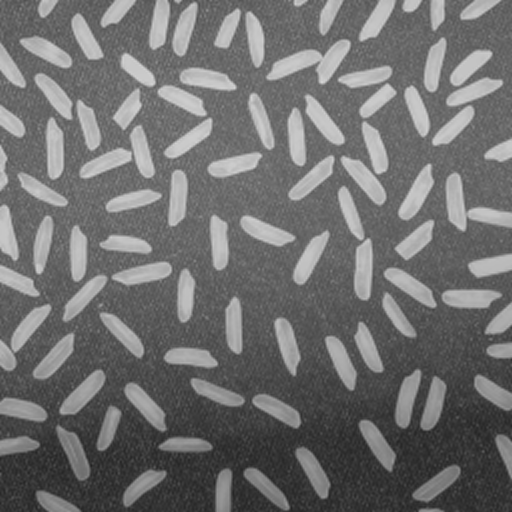
#> input picture 13.threshold/rice.png, 512 x 512 px
$ python threshold.py
#> lines starting #> are read from the running program, lines starting #| are printed output that depends on the picture; after the words box and inside, x2 and y2 are one past the last pixel; in counts of white or black regions, pixels touching at a corner belong together
import cv2
import numpy as np


def get_hist(src):
    hist = np.zeros((256,))
    h, w = src.shape
    for row in range(h):
        for col in range(w):
            hist[src[row, col]] += 1
    return hist

def threshold(src, value):
    h, w = src.shape
    dst = np.zeros((h, w), dtype=np.uint8)
    for row in range(h):
        for col in range(w):
            if src[row, col] <= value:
                dst[row, col] = 0
            else:
                dst[row, col] = 255
    return dst


def get_threshold(src, type='rice'):
    hist = get_hist(src) #[] 0~255(256)개 각 픽셀마다 몇개 씩 있는지
    intensity = np.array([i for i in range(256)])
    h, w = src.shape

    if type == 'rice':
        p = hist * (1 / (h * w))
    else:  # 'meat'
        hist[0] = 0
        p = hist * (1 / (h * w))

    k_opt_warw = []
    k_opt_warb = []
    for k in range(256):
        q1 = np.sum(p[:k])
        q2 = np.sum(p[k:])

        # 굳이 할 필요 없는 경우
        if q1 == 0 or q2 == 0:
            k_opt_warw.append(np.inf)
            k_opt_warb.append(0)
            continue

        m1 = np.sum(intensity[:k] * p[:k]) / q1
        m2 = np.sum(intensity[k:] * p[k:]) / q2
        mg = np.sum(intensity * p)
        # mg2 = q1 * m1 + q2 * m2  # 둘이 같음
        var1 = np.sum(np.square(intensity[k] - m1) * p[k]) * (1/q1)
        var2 = np.sum(np.square(intensity[k] - m2) * p[k]) * (1/q2)
        # varg = np.sum(np.square(intensity - mg)*p)

        # 실수(float)라 약간의 오차가 있을 수 있음
        # assert np.abs((q1 + q2) - 1) < 1E-6
        # assert np.abs((q1 * m1 + q2 * m2) - mg) < 1E-6

        # 각각 한 줄로 작성하세요 (varw, varb)
        varw = (q1 * var1) + (q2 * var2)
        varb = q1 * q2 * (np.square(m1-m2))

        k_opt_warw.append(varw)
        k_opt_warb.append(varb)

    k_opt_warw = np.array(k_opt_warw)
    k_opt_warb = np.array(k_opt_warb)

    # 2개의 결과가 같아야 함
    # assert k_opt_warw.argmin() == k_opt_warb.argmax()

    dst = threshold(src, k_opt_warb.argmax())
    return dst, k_opt_warb.argmax()


def rice_main():
    src = cv2.imread('rice.png', cv2.IMREAD_GRAYSCALE)
#> src is the input picture: shape (512, 512); min 33, max 214, mean 111.3
    val, _ = cv2.threshold(src, 0, 255, cv2.THRESH_OTSU)
#> val = 131
    print('< cv2.threshold >')
    print(val)
#| 131.0
    dst, threshold_value = get_threshold(src)
#> in get_threshold, `hist = get_hist(src)`: hist = 256 values, max 5845 at index 104, min 0 at index 0, mean 1024
#> in get_threshold, `p = hist * (1 / (h * w))`: p = 256 values, max 0.0223 at index 104, min 0 at index 0, mean 0.00391
#> the loop in get_threshold, `for k in range(256):` made 256 passes
#> (q1, q2) on passes 1 to 3: (0, 1), (0, 1), (0, 1)
#> after the loop in get_threshold, `for k in range(256):`: k_opt_warb = 256 values, max 1348.7 at index 132, min 0 at index 0, mean 556.1; k_opt_warw = 256 items, first 6: inf, inf, inf, inf, inf, inf
#> after the loop in threshold, `for row in range(h):`:
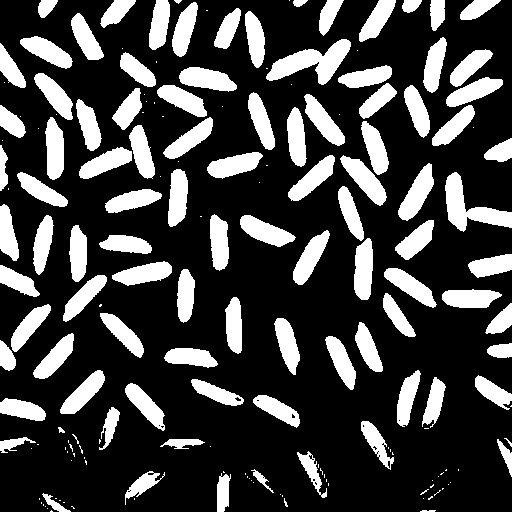
#> dst: shape (512, 512); 25.7% white; 183 white regions (85 under 20 px), largest, box (x1, y1, x2, y2) and area: (266, 39, 351, 85) 1734, (445, 172, 512, 232) 1587, (398, 163, 434, 221) 992
#> threshold_value = 132
    print('< get_threshold >')
    print(threshold_value)
#| 132

    cv2.imshow('original', src)
    cv2.imshow('threshold', dst)
    cv2.waitKey()
    cv2.destroyAllWindows()


def meat_main():
    meat = cv2.imread('meat.png', cv2.IMREAD_GRAYSCALE)
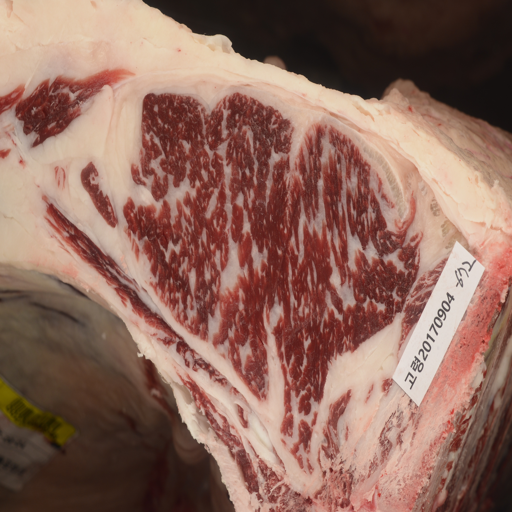
#> input picture 13.threshold/meat.png, 512 x 512 px
#> meat: shape (512, 512); min 15, max 230, mean 114.7
    mask = cv2.imread('mask.TIFF', cv2.IMREAD_GRAYSCALE)
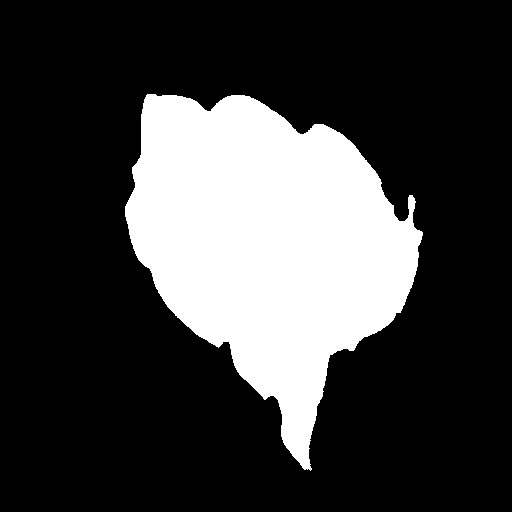
#> input picture 13.threshold/mask.TIFF, 512 x 512 px
#> mask: shape (512, 512); 24.3% white; 1 white region, box (x1, y1, x2, y2) and area: (125, 94, 423, 471) 63709
    h, w = mask.shape
#> h = 512; w = 512

    dst = np.zeros((h,w))
    for i in range(h):
        for j in range(w):
            if mask[i,j] == 255:
                dst[i,j] = meat[i,j]
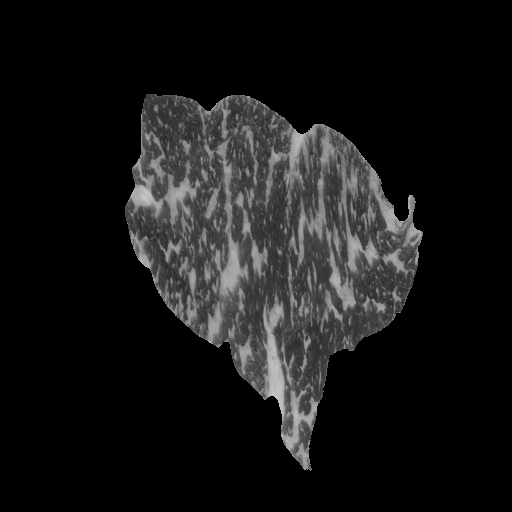
#> dst: shape (512, 512) float64; min 0, max 198, mean 22.5
    target1 = dst.astype('uint8')
    target = mask - target1
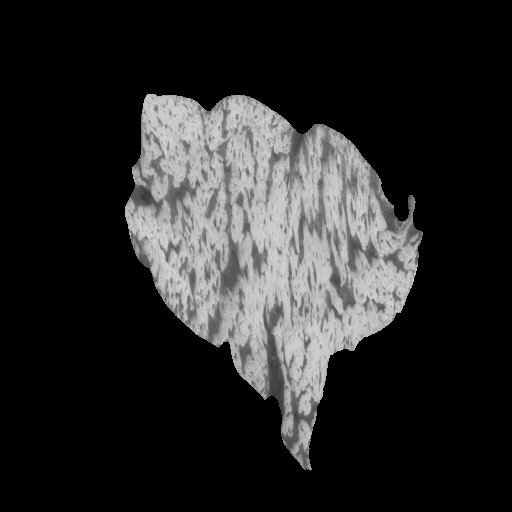
#> target: shape (512, 512); min 0, max 217, mean 39.4

    target, threshold_value = get_threshold(target, 'meat')
#> the loop in get_threshold (call 2), `for k in range(256):` made 256 passes
#> (q1, q2) on passes 1 to 3: (0, 0.243), (0, 0.243), (0, 0.243)
#> call 2 of threshold, with value = 151
#> after the loop in threshold (call 2), `for row in range(h):`:
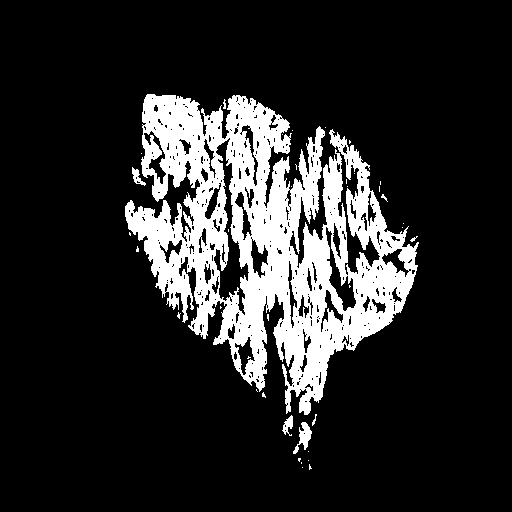
#> dst: shape (512, 512); 16.4% white; 38 white regions (31 under 20 px), largest, box (x1, y1, x2, y2) and area: (125, 94, 419, 415) 42215, (293, 422, 312, 454) 255, (282, 415, 293, 436) 120
#> threshold_value = 151
    proto = target / np.max(target) # 255 값 0~1값으로 노말라이즈 #잘린모습
    cv2.imshow('target', target)


    nomal = meat /np.max(meat)
    final = np.zeros((512,512))
    for i in range(h):
        for j in range(w):
            if target[i,j] == 0:
                final[i,j] = nomal[i,j]
            else:
                final[i,j] = proto[i,j]
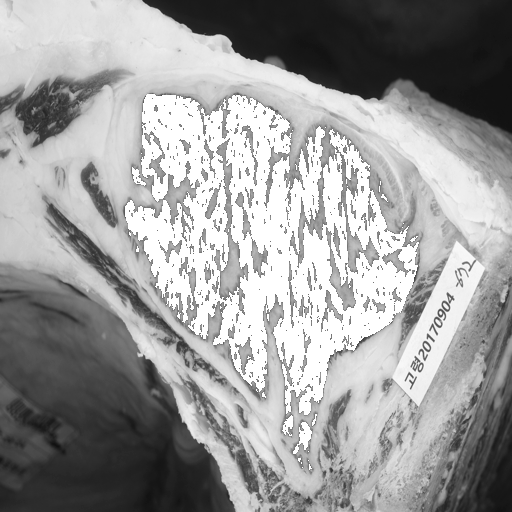
#> final: shape (512, 512) float64; min 0.0652, max 1, mean 0.612
    cv2.imshow('final',final)
    cv2.waitKey()
    cv2.destroyAllWindows()


def main():
    rice_main()
    meat_main()


if __name__ == '__main__':
    main()
